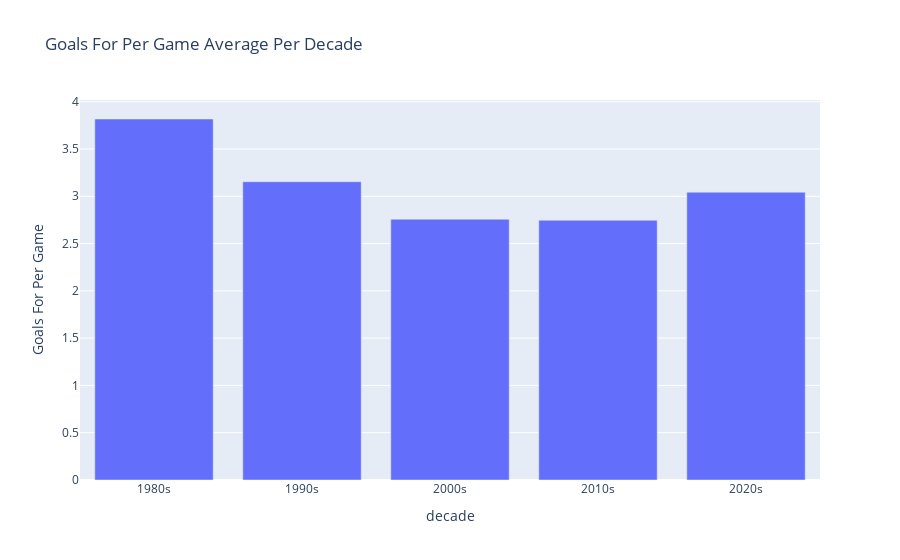
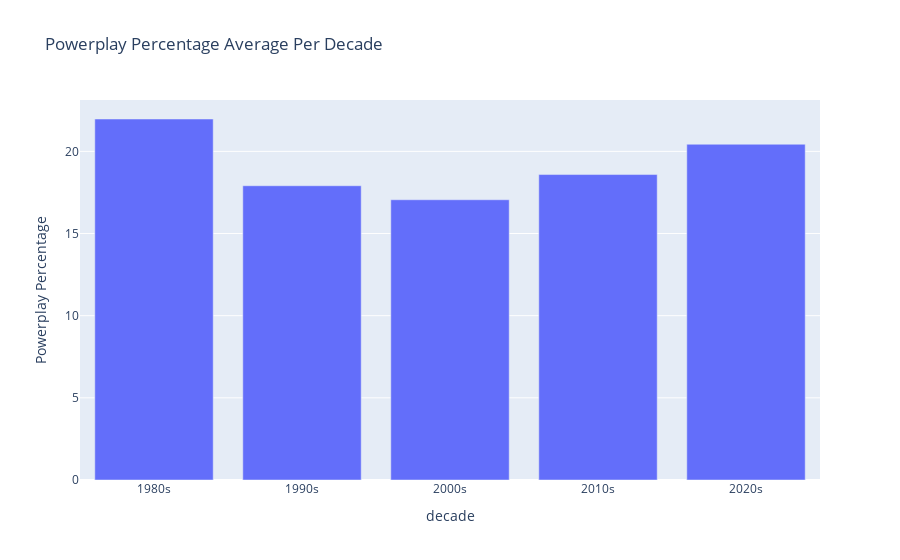
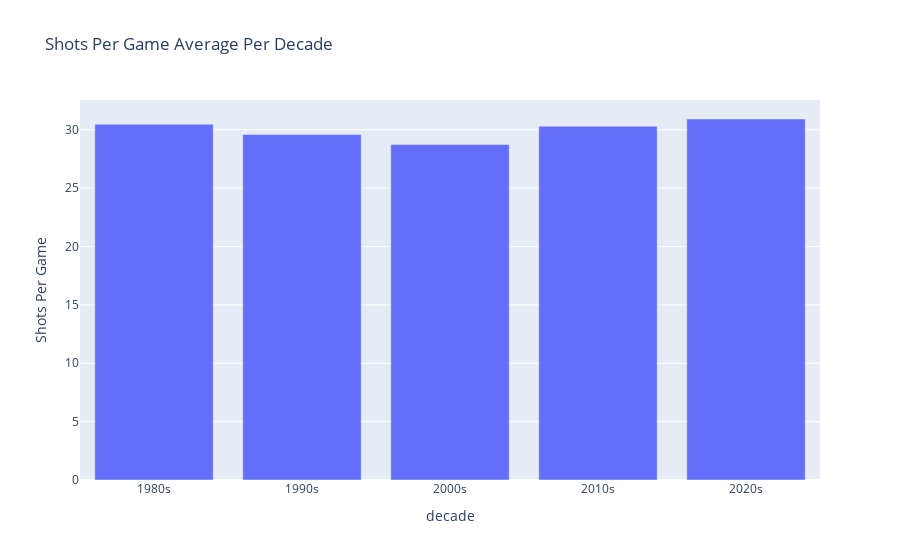

Here is the notebook cell these charts were saved with, in order:
### Code cell
columns = ["Goals For Per Game","Powerplay Percentage", "Shots Per Game" ]
for column in columns:
    decade_mean_graph(nhl_df, column)

### Figure 1 — Plotly figure (JSON) as saved in the notebook; plotly's stock layout.template omitted (floating-point values rounded to 4 significant figures)
{"data": [{"alignmentgroup": "True", "hovertemplate": "decade=%{x}<br>Goals For Per Game=%{y}<extra></extra>", "legendgroup": "", "marker": {"color": "#636efa", "pattern": {"shape": ""}}, "name": "", "offsetgroup": "", "orientation": "v", "showlegend": false, "textposition": "auto", "type": "bar", "x": ["1980s", "1990s", "2000s", "2010s", "2020s"], "xaxis": "x", "y": [3.817, 3.154, 2.758, 2.747, 3.043], "yaxis": "y"}], "layout": {"autosize": true, "barmode": "relative", "legend": {"tracegroupgap": 0}, "title": {"text": "Goals For Per Game Average Per Decade"}, "xaxis": {"anchor": "y", "autorange": true, "domain": [0, 1], "range": [-0.5, 4.5], "title": {"text": "decade"}, "type": "category"}, "yaxis": {"anchor": "x", "autorange": true, "domain": [0, 1], "range": [0, 4.018], "title": {"text": "Goals For Per Game"}, "type": "linear"}}}

### Figure 2 — Plotly figure (JSON) as saved in the notebook; plotly's stock layout.template omitted (floating-point values rounded to 4 significant figures)
{"data": [{"alignmentgroup": "True", "hovertemplate": "decade=%{x}<br>Powerplay Percentage=%{y}<extra></extra>", "legendgroup": "", "marker": {"color": "#636efa", "pattern": {"shape": ""}}, "name": "", "offsetgroup": "", "orientation": "v", "showlegend": false, "textposition": "auto", "type": "bar", "x": ["1980s", "1990s", "2000s", "2010s", "2020s"], "xaxis": "x", "y": [21.97, 17.91, 17.05, 18.59, 20.43], "yaxis": "y"}], "layout": {"autosize": true, "barmode": "relative", "legend": {"tracegroupgap": 0}, "title": {"text": "Powerplay Percentage Average Per Decade"}, "xaxis": {"anchor": "y", "autorange": true, "domain": [0, 1], "range": [-0.5, 4.5], "title": {"text": "decade"}, "type": "category"}, "yaxis": {"anchor": "x", "autorange": true, "domain": [0, 1], "range": [0, 23.13], "title": {"text": "Powerplay Percentage"}, "type": "linear"}}}

### Figure 3 — Plotly figure (JSON) as saved in the notebook; plotly's stock layout.template omitted (floating-point values rounded to 4 significant figures)
{"data": [{"alignmentgroup": "True", "hovertemplate": "decade=%{x}<br>Shots Per Game=%{y}<extra></extra>", "legendgroup": "", "marker": {"color": "#636efa", "pattern": {"shape": ""}}, "name": "", "offsetgroup": "", "orientation": "v", "showlegend": false, "textposition": "auto", "type": "bar", "x": ["1980s", "1990s", "2000s", "2010s", "2020s"], "xaxis": "x", "y": [30.47, 29.6, 28.73, 30.3, 30.92], "yaxis": "y"}], "layout": {"autosize": true, "barmode": "relative", "legend": {"tracegroupgap": 0}, "title": {"text": "Shots Per Game Average Per Decade"}, "xaxis": {"anchor": "y", "autorange": true, "domain": [0, 1], "range": [-0.5, 4.5], "title": {"text": "decade"}, "type": "category"}, "yaxis": {"anchor": "x", "autorange": true, "domain": [0, 1], "range": [0, 32.55], "title": {"text": "Shots Per Game"}, "type": "linear"}}}
